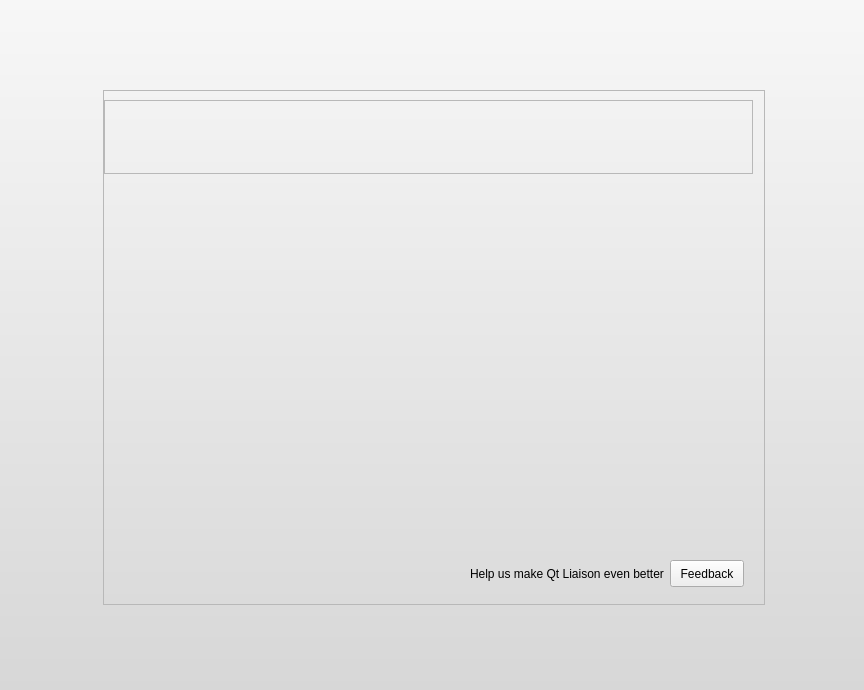
<?xml version="1.0" encoding="UTF-8"?>
<ui version="4.0">
 <class>Welcome::WelcomeMode</class>
 <widget class="QWidget" name="Welcome::WelcomeMode">
  <property name="geometry">
   <rect>
    <x>0</x>
    <y>0</y>
    <width>864</width>
    <height>690</height>
   </rect>
  </property>
  <property name="styleSheet">
   <string notr="true">#Welcome--WelcomePage {
background-color: qlineargradient(spread:pad, x1:0.5, y1:0, x2:0.5, y2:1, stop:0 rgba(247, 247, 247, 255), stop:1 rgba(215, 215, 215, 255));
}

QToolButton, QPushButton, QComboBox {
    border-image: url(:/welcome/images/btn_26.png) 4;
    border-width: 4;
    padding: 0px 6px;
    font-size: 12px;
}

*{
    color: black;
}

 QComboBox QAbstractItemView {
    background-color:white;
}

 QComboBox::down-arrow {
     image: url(:/welcome/images/combobox_arrow.png);
 }

QComboBox:drop-down
{
     subcontrol-origin: padding;
     subcontrol-position: top right;
     border-left-style: none; 
     border-top-right-radius: 1px;
     border-bottom-right-radius: 1px;
}

QToolButton:hover, QPushButton:hover, QComboBox:hover {
    border-image: url(:/welcome/images/btn_26_hover.png) 4;
}

QToolButton:disabled, QPushButton:disabled, QComboBox::disabled {
	color:gray;
}

QToolButton:pressed, QPushButton:pressed{
    border-image: url(:/welcome/images/btn_26_pressed.png) 4;
}
</string>
  </property>
  <layout class="QVBoxLayout" name="verticalLayout_4">
   <property name="spacing">
    <number>0</number>
   </property>
   <property name="margin">
    <number>0</number>
   </property>
   <item>
    <widget class="QWidget" name="gradientWidget" native="true">
     <property name="styleSheet">
      <string>#gradientWidget {
  background-color: qlineargradient(spread:pad, x1:0.5, y1:0, x2:0.5, y2:1, stop:0 rgba(247, 247, 247, 255), stop:1 rgba(215, 215, 215, 255));
}</string>
     </property>
     <layout class="QGridLayout" name="gridLayout">
      <property name="leftMargin">
       <number>4</number>
      </property>
      <property name="topMargin">
       <number>4</number>
      </property>
      <property name="rightMargin">
       <number>0</number>
      </property>
      <property name="bottomMargin">
       <number>0</number>
      </property>
      <property name="spacing">
       <number>0</number>
      </property>
      <item row="1" column="1">
       <widget class="QFrame" name="mainFrame">
        <property name="minimumSize">
         <size>
          <width>662</width>
          <height>515</height>
         </size>
        </property>
        <property name="maximumSize">
         <size>
          <width>662</width>
          <height>16777215</height>
         </size>
        </property>
        <property name="styleSheet">
         <string notr="true">#mainFrame {
    border-image: url(:/welcome/images/background_center_frame.png) 4;
    border-width: 4;
}
</string>
        </property>
        <property name="frameShape">
         <enum>QFrame::StyledPanel</enum>
        </property>
        <property name="frameShadow">
         <enum>QFrame::Raised</enum>
        </property>
        <layout class="QVBoxLayout" name="verticalLayout">
         <property name="spacing">
          <number>0</number>
         </property>
         <property name="leftMargin">
          <number>0</number>
         </property>
         <property name="topMargin">
          <number>9</number>
         </property>
         <property name="rightMargin">
          <number>0</number>
         </property>
         <property name="bottomMargin">
          <number>0</number>
         </property>
         <item>
          <widget class="QFrame" name="headerFrame">
           <property name="sizePolicy">
            <sizepolicy hsizetype="Fixed" vsizetype="Fixed">
             <horstretch>0</horstretch>
             <verstretch>0</verstretch>
            </sizepolicy>
           </property>
           <property name="minimumSize">
            <size>
             <width>649</width>
             <height>74</height>
            </size>
           </property>
           <property name="maximumSize">
            <size>
             <width>649</width>
             <height>89</height>
            </size>
           </property>
           <property name="styleSheet">
            <string notr="true">#headerFrame {
	border-image: url(:/welcome/images/center_frame_header2.png) 0;
    border-width: 0;
}
</string>
           </property>
           <property name="frameShape">
            <enum>QFrame::StyledPanel</enum>
           </property>
           <property name="frameShadow">
            <enum>QFrame::Raised</enum>
           </property>
          </widget>
         </item>
         <item>
          <widget class="QFrame" name="navFrame">
           <property name="sizePolicy">
            <sizepolicy hsizetype="Preferred" vsizetype="Fixed">
             <horstretch>0</horstretch>
             <verstretch>0</verstretch>
            </sizepolicy>
           </property>
           <property name="minimumSize">
            <size>
             <width>0</width>
             <height>10</height>
            </size>
           </property>
           <property name="font">
            <font>
             <weight>50</weight>
             <bold>false</bold>
            </font>
           </property>
           <property name="cursor">
            <cursorShape>PointingHandCursor</cursorShape>
           </property>
           <property name="autoFillBackground">
            <bool>false</bool>
           </property>
           <property name="styleSheet">
            <string notr="true">QToolButton {
	border-image:none;
	background-color: qlineargradient(x1: 0, y1: 0, x2: 0.0, y2: 1.0,
	stop: 0 #838383,
	stop: 0.4 #707070,
	stop: 0.401 #636363,
	stop: 1 #4a4a4a);
	border: 0px solid black;
	border-top: 1px solid #303030;
	border-bottom: 1px solid #202020;
	color: white;
	height:20px;
}

QToolButton:hover {
	border-image:none;
	background-color: qlineargradient(x1: 0, y1: 0, x2: 0.0, y2: 1.0,
	stop: 0 #909090,
	stop: 0.4 #808080,
	stop: 0.401 #707070,
	stop: 1 #555555);
}

QToolButton:checked, QToolButton:checked:pressed {
	border-image:none;
	background-color: qlineargradient(x1: 0, y1: 0, x2: 0.0, y2: 1.0,
	stop: 0 #ffffff,
	stop: 0.4 #eeeeee,
	stop: 0.401 #e2e2e2,
	stop: 1 #dddddd);
	color: black;
	border-top: 1px solid #606060;
	border-bottom: 1px solid #404040;
}

QToolButton:pressed {
	border-image:none;
	background-color: qlineargradient(x1: 0, y1: 0, x2: 0.0, y2: 1.0,
	stop: 0 #383838,
	stop: 0.2 #404040,
	stop: 0.201 #484848,
	stop: 1 #505050);
}


</string>
           </property>
           <property name="frameShape">
            <enum>QFrame::NoFrame</enum>
           </property>
           <property name="frameShadow">
            <enum>QFrame::Plain</enum>
           </property>
          </widget>
         </item>
         <item>
          <widget class="QStackedWidget" name="stackedWidget">
           <property name="currentIndex">
            <number>0</number>
           </property>
           <widget class="QWidget" name="widget">
            <layout class="QGridLayout" name="gridLayout_7">
             <property name="margin">
              <number>18</number>
             </property>
             <property name="spacing">
              <number>24</number>
             </property>
            </layout>
           </widget>
          </widget>
         </item>
         <item>
          <layout class="QHBoxLayout" name="horizontalLayout">
           <property name="rightMargin">
            <number>20</number>
           </property>
           <property name="bottomMargin">
            <number>17</number>
           </property>
           <item>
            <spacer name="horizontalSpacer_5">
             <property name="orientation">
              <enum>Qt::Horizontal</enum>
             </property>
             <property name="sizeHint" stdset="0">
              <size>
               <width>40</width>
               <height>20</height>
              </size>
             </property>
            </spacer>
           </item>
           <item>
            <widget class="QLabel" name="helpUsLabel">
             <property name="text">
              <string>Help us make Qt Liaison even better</string>
             </property>
            </widget>
           </item>
           <item>
            <spacer name="horizontalSpacer_6">
             <property name="orientation">
              <enum>Qt::Horizontal</enum>
             </property>
             <property name="sizeType">
              <enum>QSizePolicy::Fixed</enum>
             </property>
             <property name="sizeHint" stdset="0">
              <size>
               <width>6</width>
               <height>0</height>
              </size>
             </property>
            </spacer>
           </item>
           <item>
            <widget class="QPushButton" name="feedbackButton">
             <property name="focusPolicy">
              <enum>Qt::TabFocus</enum>
             </property>
             <property name="styleSheet">
              <string notr="true">height:19px;</string>
             </property>
             <property name="text">
              <string>Feedback</string>
             </property>
             <property name="icon">
              <iconset resource="welcome.qrc">
               <normaloff>:/welcome/images/feedback_arrow.png</normaloff>:/welcome/images/feedback_arrow.png</iconset>
             </property>
            </widget>
           </item>
          </layout>
         </item>
        </layout>
       </widget>
      </item>
      <item row="2" column="1">
       <spacer name="bottomVerticalSpacer">
        <property name="orientation">
         <enum>Qt::Vertical</enum>
        </property>
        <property name="sizeType">
         <enum>QSizePolicy::Expanding</enum>
        </property>
        <property name="sizeHint" stdset="0">
         <size>
          <width>20</width>
          <height>40</height>
         </size>
        </property>
       </spacer>
      </item>
      <item row="0" column="1">
       <spacer name="topVerticalSpacer">
        <property name="orientation">
         <enum>Qt::Vertical</enum>
        </property>
        <property name="sizeType">
         <enum>QSizePolicy::Expanding</enum>
        </property>
        <property name="sizeHint" stdset="0">
         <size>
          <width>20</width>
          <height>40</height>
         </size>
        </property>
       </spacer>
      </item>
      <item row="1" column="0">
       <layout class="QHBoxLayout" name="horizontalLayout_3"/>
      </item>
      <item row="1" column="2">
       <layout class="QHBoxLayout" name="horizontalLayout_4"/>
      </item>
     </layout>
    </widget>
   </item>
  </layout>
 </widget>
 <resources>
  <include location="welcome.qrc"/>
 </resources>
 <connections/>
</ui>
